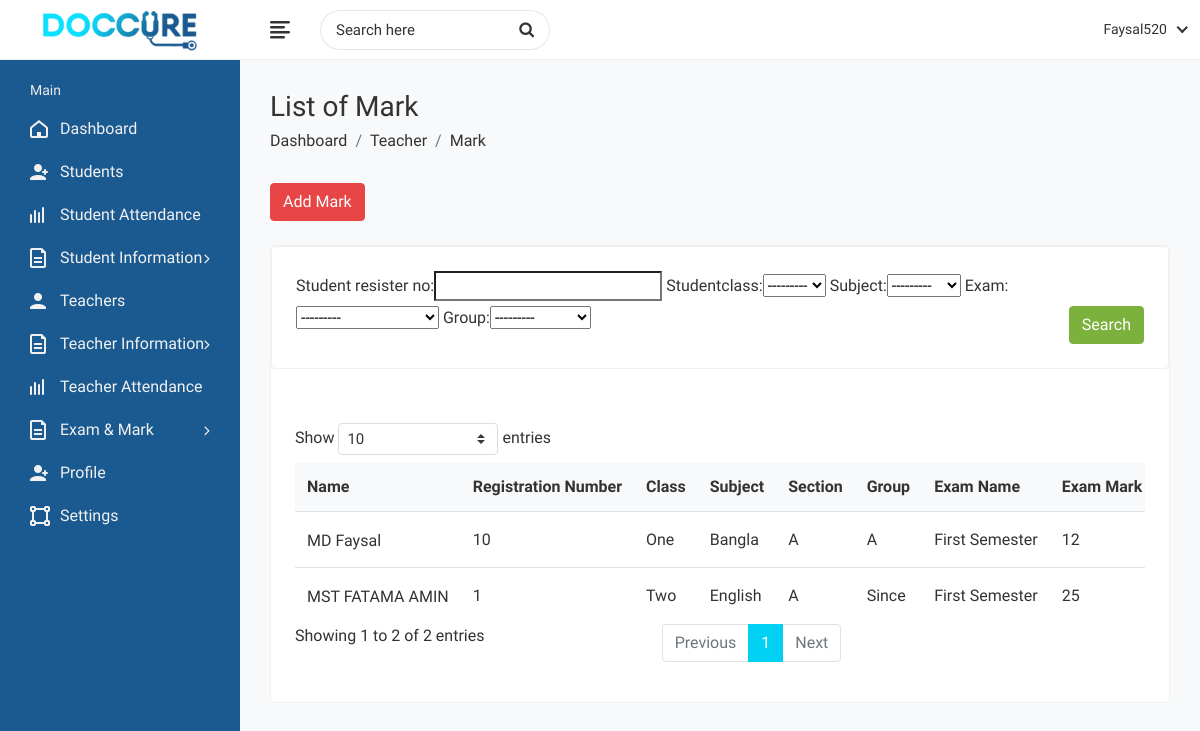
/mark (signed in), run on the app's committed database.
### student/models.py (models this page shows, shortened)
class Class(models.Model):
    studentclass = models.CharField(max_length=200)
    def __str__(self):
        return self.studentclass

class Subjects(models.Model):
    subject = models.CharField(max_length=50)
    def __str__(self):
        return self.subject

class Exam(models.Model):
    exam = models.CharField(max_length=50)
    Note = models.TextField(null=True, blank=True)
    date = models.DateField(default=now)
    def __str__(self):
        return self.exam

class Group(models.Model):
    group = models.CharField(max_length=200)
    def __str__(self):
        return self.group

class Mark(models.Model):
    name = models.CharField(max_length=50, null=True, blank=True)
    student_resister_no = models.CharField(max_length=999999999, null=True, blank=True)
    studentclass = models.ForeignKey(Class, on_delete=models.CASCADE)
    subject = models.ForeignKey(Subjects, on_delete=models.CASCADE)
    section = models.ForeignKey(Section, on_delete=models.CASCADE)
    group = models.ForeignKey(Group, on_delete=models.CASCADE)
    exam = models.ForeignKey(Exam, on_delete=models.CASCADE)
    exam_mark = models.CharField(null=True, blank=True, max_length=9000)
    assignment_mark = models.CharField(null=True, blank=True, max_length=9000)
    date = models.DateField(default=now)

class Section(models.Model):
    section = models.CharField(max_length=200)
    def __str__(self):
        return self.section

### student/views.py (the view)
# urls.py: path('mark', views.StudentMark, name='student_mark'),
@login_required
def StudentMark(request):
    mark = Mark.objects.all()
    markFilter = MarkFilter(request.GET, queryset=mark)
    mark = markFilter.qs
    context = {'mark': mark, 'markFilter': markFilter}
    return render(request, 'student/mark.html', context)

### student/templates/student/mark.html (shortened to what this page needs)
{% extends 'base.html' %}
{% load static %}
{% block content %}
<div class="content container-fluid">
					<div class="page-header">
						<div class="row">
							<div class="col-sm-12">
								<h3 class="page-title">List of Mark</h3>
								<ul class="breadcrumb">
									<li class="breadcrumb-item"><a href="/">Dashboard</a></li>
									<li class="breadcrumb-item"><a href="#">Teacher</a></li>
									<li class="breadcrumb-item"><a href="javascript:(0);">Mark</a></li>
								</ul>
							</div>
						</div>
					</div>
	               <a class="btn btn-danger mb-4" href="{% url 'student_mark_add' %}">Add Mark</a>
					<div class="row">
						<div class="col-sm-12">
							<div class="card">
								<div class="row">
									<div class="col">
										<div class="card card-body">
											<form method="get">
											   {{markFilter.form}}
											   <button class="btn btn-success float-right" type="submit">Search</button>
											</form>
										</div>
									</div>
								</div>
								<div class="card-body">
									<div class="table-responsive">
										<div class="table-responsive">
										<table class="datatable table table-hover table-center mb-0">
											<thead>
												<tr>
													<th>Name</th>
													<th>Registration Number</th>
													<th>Class</th>
													<th>Subject</th>
													<th>Section</th>
													<th>Group</th>
													<th>Exam Name</th>
													<th>Exam Mark</th>
												</tr>
											</thead>
											<tbody>
                                               {% for Mark in mark %}
											    <tr>
													<td>
														<h2 class="table-avatar">
															<a href="#">{{Mark.name}} </a>
														</h2>
													</td>
													<td>{{Mark.student_resister_no}}</td>
													<td>{{Mark.studentclass}}</td>
													<td>{{Mark.subject}}</td>
													<td>{{Mark.section}}</td>
													<td>{{Mark.group}}</td>
													<td>{{Mark.exam}}</td>
													<td>{{Mark.exam_mark}}</td>
												</tr>
                                                {% endfor %}
											</tbody>
										</table>
									</div>
									</div>
								</div>
							</div>
						</div>
					</div>
                 </div>
{% endblock %}

### templates/base.html (shortened to what this page needs)
<!DOCTYPE html>
{% load static %}
<html lang="en">
<head>
        <link rel="stylesheet" href="{% static 'css/bootstrap.min.css' %}">
        <link rel="stylesheet" href="{% static 'css/font-awesome.min.css' %}">
        <link rel="stylesheet" href="{% static 'css/feathericon.min.css' %}">
		<link rel="stylesheet" href="{% static 'plugins/morris/morris.css' %}">
        <link rel="stylesheet" href="{% static 'css/style.css' %}">
    </head>
    <body>
        <div class="main-wrapper">
            <div class="header">
                <div class="header-left">
                    <a href="index.html" class="logo">
						<img src="/media/logo.png" alt="Logo">
					</a>
                </div>
				<a href="javascript:void(0);" id="toggle_btn">
					<i class="fe fe-text-align-left"></i>
				</a>
				<div class="top-nav-search">
					<form>
						<input type="text" class="form-control" placeholder="Search here">
						<button class="btn" type="submit"><i class="fa fa-search"></i></button>
					</form>
				</div>
				<ul class="nav user-menu">
					<li class="nav-item dropdown has-arrow">
						<a href="#" class="dropdown-toggle nav-link" data-toggle="dropdown">
							<span class="user-img">{{user.username}}</span>
						</a>
					</li>
				</ul>
            </div>
            <div class="sidebar" id="sidebar">
                <div class="sidebar-inner slimscroll">
					<div id="sidebar-menu" class="sidebar-menu">
						<ul>
							<li class="menu-title">
								<span>Main</span>
							</li>
							<li>
								<a href="/"><i class="fe fe-home"></i> <span>Dashboard</span></a>
							</li>
							<li>
								<a href="{% url 'students' %}"><i class="fe fe-user-plus"></i> <span>Students</span></a>
							</li>
							<li>
								<a href="#"><i class="fe fe-activity"></i> <span>Student Attendance </span> </a>
							</li>
							<li class="submenu">
								<a href="#"><i class="fe fe-document"></i> <span>Student Information</span> <span class="menu-arrow"></span></a>
							</li>
							<li>
								<a href="{% url 'teachers' %}"><i class="fe fe-user"></i> <span>Teachers</span></a>
							</li>
							<li class="submenu">
								<a href="#"><i class="fe fe-document"></i> <span>Teacher Information</span> <span class="menu-arrow"></span></a>
							</li>
							<li>
								<a href="#"><i class="fe fe-activity"></i> <span>Teacher Attendance </span> </a>
							</li>
							<li class="submenu">
								<a href="#"><i class="fe fe-document"></i> <span>Exam & Mark</span> <span class="menu-arrow"></span></a>
							</li>
							<li>
								<a href="profile.html"><i class="fe fe-user-plus"></i> <span>Profile</span></a>
							</li>
							<li>
								<a href="settings.html"><i class="fe fe-vector"></i> <span>Settings</span></a>
							</li>
						</ul>
					</div>
                </div>
            </div>
            <div class="page-wrapper">
                {% block content %}
                {% endblock %}
			</div>
        </div>
    </body>
</html>

### data on the page
Class: studentclass "---------"
Subjects: subject "---------"
Exam: exam "---------"
Group: group "---------"
Mark: name "MD Faysal", student_resister_no "10", studentclass "One", subject "Bangla", section "A", group "A", exam "First Semester", exam_mark "12"
Mark: name "MST FATAMA AMIN", student_resister_no "1", studentclass "Two", subject "English", section "A", group "Since", exam "First Semester", exam_mark "25"

### other printed values
{{ user.username }} "Faysal520"
